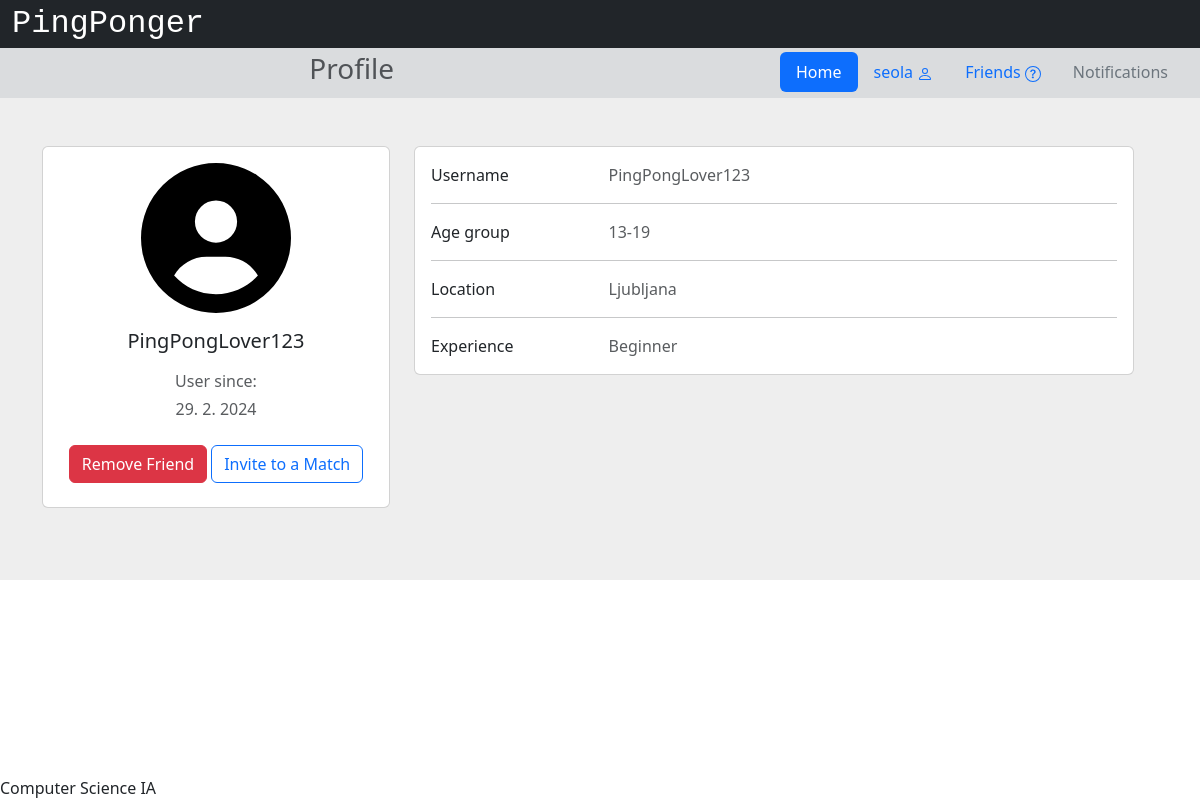
/profile/PingPongLover123/6 (signed in), run on the app's committed database.
### app/models.py (models this page shows, shortened)
class User(db.Model, UserMixin):
    __tablename__ = 'users'
    id = db.Column(db.Integer, primary_key=True)
    username = db.Column(db.String(32), nullable=False)
    email = db.Column(db.String(320), index=True, unique=True, nullable=False)
    password_hash = db.Column(db.String(128))
    join_date = db.Column(db.DateTime(timezone=True), default=datetime.now)
    experience = db.Column(db.String(12))
    age_group = db.Column(db.String(6))
    location_id = db.Column(db.Integer, db.ForeignKey('locations.id'))
    location = db.relationship('Location', back_populates='users')
    notifications = db.Relationship('Notification', back_populates='user', order_by='Notification.id.desc()')
    def get_inboundInvites(self):
        invites = []
        a = Invite.query.filter(Invite.invitee==self.id)
        for i in a:
            invites.append(User.query.get(i.inviter))
        return invites
    def get_outboundInvites(self):
        invites = []
        a = Invite.query.filter(Invite.inviter==self.id)
        for i in a:
            invites.append(User.query.get(i.invitee))
        return invites

class Location(db.Model):
    __tablename__ = 'locations'
    id = db.Column(db.Integer, primary_key=True)
    location = db.Column(db.String(60))
    users = db.relationship('User', back_populates='location')
    matches = db.relationship('Match', back_populates='location')

### app/views.py (the view, shortened to what this page needs)
@app.route('/profile/<username>/<userID>')
@login_required
def profile(username, userID):
    session['url'] = url_for('profile', username=username, userID=userID)
    user = User.query.filter_by(id=userID).first()
    if not current_user.is_active:
        return render_template('profile.html', loggedin=False, user=user)
    elif int(userID) == current_user.id:
        return render_template('profileSettings.html')
    friends=Friendship.query.filter(or_(Friendship.friendA==current_user.id, Friendship.friendB==current_user.id), or_(Friendship.friendB==userID, Friendship.friendA==userID)).first()
    requests=FriendRequest.query.filter_by(requested=current_user.id, requester=userID).first()
    alreadyRequested=FriendRequest.query.filter_by(requester=current_user.id, requested=userID).first()
    invites = current_user.get_inboundInvites()
    if user in invites:
        return render_template('profile.html', loggedin=True, user=user, friend=True, invites=True, Invite=Invite)
    invited = current_user.get_outboundInvites()
    if user in invited:
        return render_template('profile.html', loggedin=True, user=user, friend=True, invited=True, Invite=Invite)
    return render_template('profile.html', loggedin=True, user=user, friend=True, invites=False, invited=False, Invite=Invite)

### app/views.py (called while the page is built)
@login_manager.user_loader
def load_user(user_id):
    return User.query.get(int(user_id))

### app/templates/profile.html (shortened to what this page needs)
{% extends "base.html" %}
{% block head %}
    {{ super() }}
{% endblock %}
{% block pagetitle %}Profile{% endblock %}
{% block content %}
    <section style="background-color: #eee;">
        <div class="container py-5">
            <div class="row">
                <div class="row">
                    <div class="col-lg-4">
                        <div class="card mb-4">
                            <div class="card-body text-center">
                                <h5 class="my-3">{{user.username}}</h5>
                                <p class="text-muted mb-1">User since:</p>
                                <p class="text-muted mb-4">{{user.join_date.day}}. {{user.join_date.month}}. {{user.join_date.year}}</p>
                                <div class="d-flex justify-content-center mb-2">
                                    {% if loggedin %}
                                        {% if friend %}
                                            {% if invites %}
                                                <a type="button" class="btn btn-danger" href="{{url_for('removeFriend', friendName=user.username, friendID=user.id)}}">Remove Friend</a>
                                                <a type="button" class="btn btn-outline-success ms-1" href="{{url_for('acceptMatch', inviter=user.id)}}">Accept Match</a>
                                                <a type="button" class="btn btn-outline-danger ms-1" href="{{url_for('declineInvite', invite=Invite.query.filter_by(inviter=user.id).first().id)}}">Decline Match</a>
                                                <!-- <a class="btn btn-outline-warning ms-1" href="{{url_for('chat', inviteID=Invite.query.filter_by(invitee=user.id).first().id)}}">
                                                    <svg xmlns="http://www.w3.org/2000/svg" width="16" height="16" fill="currentColor" class="bi bi-chat-dots" viewBox="0 0 16 16">
                                                        <path d="M5 8a1 1 0 1 1-2 0 1 1 0 0 1 2 0m4 0a1 1 0 1 1-2 0 1 1 0 0 1 2 0m3 1a1 1 0 1 0 0-2 1 1 0 0 0 0 2"/>
                                                        <path d="m2.165 15.803.02-.004c1.83-.363 2.948-.842 3.468-1.105A9.06 9.06 0 0 0 8 15c4.418 0 8-3.134 8-7s-3.582-7-8-7-8 3.134-8 7c0 1.76.743 3.37 1.97 4.6a10.437 10.437 0 0 1-.524 2.318l-.003.011a10.722 10.722 0 0 1-.244.637c-.079.186.074.394.273.362a21.673 21.673 0 0 0 .693-.125zm.8-3.108a1 1 0 0 0-.287-.801C1.618 10.83 1 9.468 1 8c0-3.192 3.004-6 7-6s7 2.808 7 6c0 3.193-3.004 6-7 6a8.06 8.06 0 0 1-2.088-.272 1 1 0 0 0-.711.074c-.387.196-1.24.57-2.634.893a10.97 10.97 0 0 0 .398-2"/>
                                                    </svg>
                                                </a> -->
                                            {% else %}
                                                <a type="button" class="btn btn-danger" href="{{url_for('removeFriend', friendName=user.username, friendID=user.id)}}">Remove Friend</a>
                                                <a type="button" class="btn btn-outline-primary ms-1" href="{{url_for('newMatch', opponent=user.id)}}">Invite to a Match</a>
                                            {% endif %}
                                        {% elif request %}
                                            <a type="button" class="btn btn-success" href="{{url_for('addFriend', friendName=user.username, friendID=user.id)}}">Accept Friend Request</a>
                                            <a type="button" class="btn btn-danger" href="{{url_for('removeRequest', friendID=user.id)}}">Decline Friend Request</a>
                                        {% elif impending %}
                                            <a type="button" class="btn btn-warning">Pending Friend Request</a>
                                        {% else %}
                                            <a type="button" class="btn btn-primary" href="{{url_for('friendRequest', friendName=user.username, friendID=user.id)}}">Add Friend</a>
                                        {% endif %}
                                    {% endif %}
                                </div>
                            </div>
                        </div>
                    </div>
                    <div class="col-lg-8">
                        <div class="card mb-4">
                            <div class="card-body">
                                <div class="row">
                                    <div class="col-sm-3">
                                        <p class="mb-0">Username</p>
                                    </div>
                                    <div class="col-sm-9">
                                        <p class="text-muted mb-0">{{user.username}}</p>
                                    </div>
                                </div>
                                <hr>
                                <div class="row">
                                    <div class="col-sm-3">
                                        <p class="mb-0">Age group</p>
                                    </div>
                                    <div class="col-sm-9">
                                        <p class="text-muted mb-0">
                                            {{user.age_group}}
                                        </p>
                                    </div>
                                </div>
                                <hr>
                                <div class="row">
                                    <div class="col-sm-3">
                                        <p class="mb-0">Location</p>
                                    </div>
                                    <div class="col-sm-9">
                                        <p class="text-muted mb-0">
                                            {{user.location.location}}
                                        </p>
                                    </div>
                                </div>
                                <hr>
                                <div class="row">
                                    <div class="col-sm-3">
                                        <p class="mb-0">Experience</p>
                                    </div>
                                    <div class="col-sm-9">
                                        <p class="text-muted mb-0">
                                            {{user.experience}}
                                        </p>
                                    </div>
                                </div>
                            </div>
                        </div>
                    </div>
                </div>
            </div>
        </div>
    </section>
{% endblock %}

### app/templates/base.html (shortened to what this page needs)
<!DOCTYPE html>
<html lang="en">
    <head>
        {% block head %}
        <link href="https://cdn.jsdelivr.net/npm/bootstrap@5.3.2/dist/css/bootstrap.min.css" rel="stylesheet">
        <link rel="stylesheet" href="https://cdnjs.cloudflare.com/ajax/libs/font-awesome/4.7.0/css/font-awesome.min.css">
        <link rel="stylesheet" href="{{ url_for('static', filename='style.css') }}">
        {% endblock %}
    </head>
    <body>
        <div id="header">
            {% block header %}
            <div class="container-fluid">
                <div class="row bg-dark">
                    <a class="navbar-brand text-white" style="font-size: 2rem; font-family: var(--bs-font-monospace) !important;" href="/">PingPonger</a>
                </div>
                <div class="row bg-secondary bg-opacity-25 p-1">
                    <div class="col-7">
                        <h3 class="text-muted d-flex justify-content-center">
                            {% block pagetitle %}{% endblock %}
                        </h3>
                    </div>
                    <div class="col-5 d-flex justify-content-end">
                        <ul class="nav nav-pills">
                            <li class="nav-item">
                                <a class="nav-link active" href="/">Home</a>
                            </li>
                            <li class="nav-item">
                                {% if current_user.is_authenticated %}
                                    <li class="nav-item">
                                        <a class="nav-link" href="{{url_for('profile', username=current_user.username, userID=current_user.id)}}">{{current_user.username}}
                                        </a>
                                    </li>
                                    {% else %}
                                    <li class="nav-item">
                                        <a class="nav-link" href="/login">Log In</a>
                                    </li>
                                {% endif %}
                            </li>
                            <li class="nav-item">
                                <a class="nav-link" href="{{url_for('allusers', who='friends')}}">
                                        Friends
                                </a>
                            </li>
                            <li class="nav-item">
                                <a class="nav-link text-secondary" href="/notifications">Notifications</a>
                            </li>
                        </ul>
                    </div>
                </div>
            </div>
            {% endblock %}
        </div>
        <div id="content">{% block content %}{% endblock %}</div>
        <div id="footer" class="fixed-bottom">
            {% block footer %}
            Computer Science IA
            {% endblock %}
        </div>
    </body>
</html>

### app/static/style.css (style rules this page uses)
div { text-align: justify; text-justify: inter-word; }

### data on the page
User: username "seola"
User: username "PingPongLover123", join_date.day "29", join_date.month "2", join_date.year "2024", age_group "13-19", experience "Beginner"
Location: location.location "Ljubljana"
